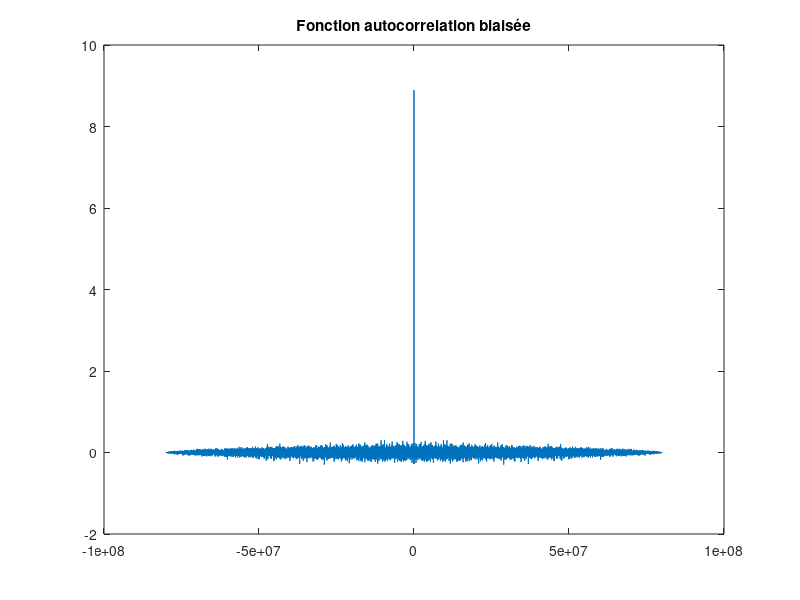
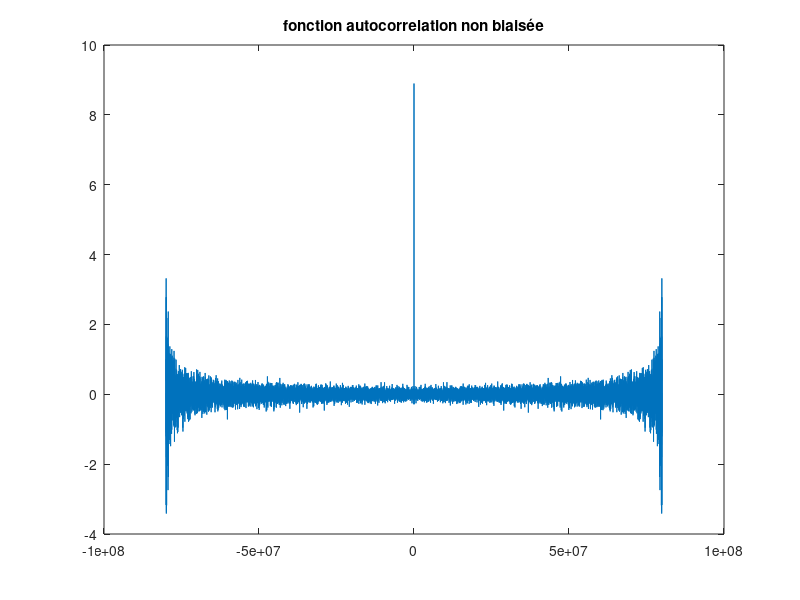

The MATLAB source for these figures, in order: (Note: this script raises an error after producing the figures.)
%% Projet TS224
%% Initialisation
clc
clear
close all
%% Constantes
n=10000;
Fe=8000;
time_axis=0:1/Fe:(1/Fe)*n-1/Fe;
freq_axis=-Fe*n+Fe:Fe:Fe*n-Fe;
m=2; % parametre pour le lissage de daniell

%% 2.2 - Préambule

variance=3; % sigma
bruit = variance*randn(1,n);

% Fonction d'autocorrelation theorique
R_bruit=cat(2,zeros(1,n-1),ones(1,1));
R_bruit=cat(2,R_bruit,zeros(1,n-1))*variance^2;

% Calcul de la fonction d'autocorrélation
[c_biased, lags] = xcorr(bruit,'biased');
[c_unbiased, lags] = xcorr(bruit,'unbiased');

figure,plot(freq_axis,c_biased);
title("Fonction autocorrelation biaisée");

figure,plot(freq_axis,c_unbiased)

title("fonction autocorrelation non biaisée");

% Calcul du spectre de puissance
DSP_bruit_WK = fftshift(abs(fft(c_biased, 2*n))); % avec le theoreme de wiener-khintchine 
DPS_bruit_Welsh= Mon_Welch(bruit,n/100,Fe,n/100-1);% avec periodogramme welsh
DPS_bruit_Barlett= Mon_Barlett(bruit ,n/100,Fe);
DPS_bruit_Daniell= Mon_Daniell(DPS_bruit_Welsh,m);

freq_axis_periodo=linspace(-Fe/2,Fe/2,length(DPS_bruit_Welsh));
figure,hold on
plot(freq_axis_periodo,DPS_bruit_Welsh,LineWidth=2);
plot(freq_axis_periodo,DPS_bruit_Barlett,LineWidth=2);
plot(freq_axis_periodo,DPS_bruit_Daniell,LineWidth=2);
plot(freq_axis_periodo,(variance^2)*ones(1,length(DPS_bruit_Welsh)));
title("DPS du bruit")
legend('Periodogramme de Welsh','Periodogramme de Barlett','Periodogramme de Daniell');

% changement de la taille de l'axe de freq
freq_axis=-Fe*n+Fe:Fe:Fe*n;
figure,hold on
plot(freq_axis,DSP_bruit_WK)
plot(freq_axis,ones(1,length(DSP_bruit_WK))*variance^2,Color="red")
title("Comparaison entre la dsp theorique et pratique")
legend('DSP avec WK','theorique')
